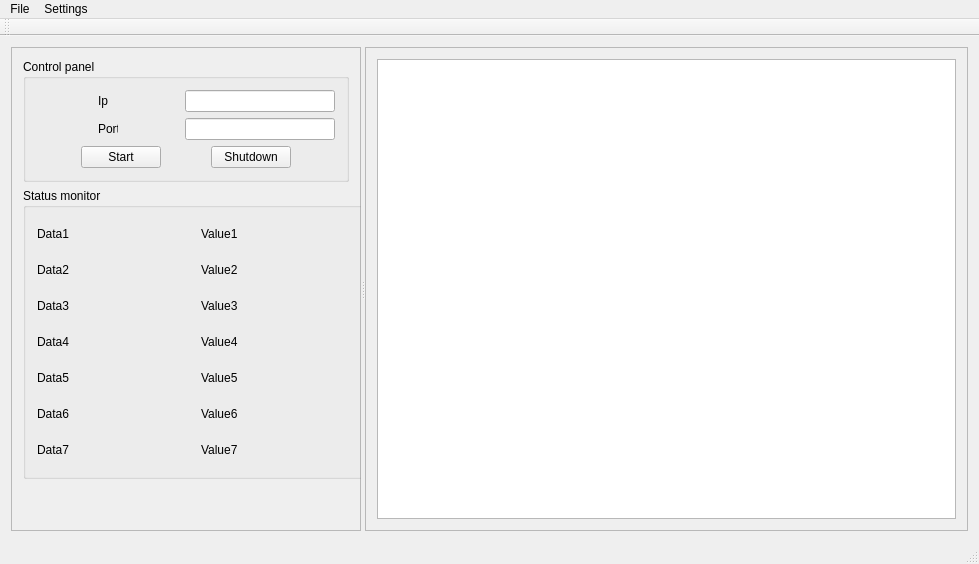
<?xml version="1.0" encoding="UTF-8"?>
<ui version="4.0">
 <class>ServerMainWindow</class>
 <widget class="QMainWindow" name="ServerMainWindow">
  <property name="enabled">
   <bool>true</bool>
  </property>
  <property name="geometry">
   <rect>
    <x>0</x>
    <y>0</y>
    <width>979</width>
    <height>554</height>
   </rect>
  </property>
  <property name="windowTitle">
   <string>ServerMainWindow</string>
  </property>
  <widget class="QWidget" name="centralWidget">
   <layout class="QGridLayout" name="gridLayout_3">
    <item row="0" column="0">
     <widget class="QSplitter" name="splitter">
      <property name="orientation">
       <enum>Qt::Horizontal</enum>
      </property>
      <widget class="QFrame" name="frame">
       <property name="sizePolicy">
        <sizepolicy hsizetype="Minimum" vsizetype="Minimum">
         <horstretch>0</horstretch>
         <verstretch>0</verstretch>
        </sizepolicy>
       </property>
       <property name="minimumSize">
        <size>
         <width>0</width>
         <height>0</height>
        </size>
       </property>
       <property name="maximumSize">
        <size>
         <width>350</width>
         <height>80000</height>
        </size>
       </property>
       <property name="frameShape">
        <enum>QFrame::StyledPanel</enum>
       </property>
       <property name="frameShadow">
        <enum>QFrame::Raised</enum>
       </property>
       <layout class="QGridLayout" name="gridLayout_2">
        <item row="0" column="0">
         <widget class="QGroupBox" name="groupBox">
          <property name="title">
           <string>Control panel</string>
          </property>
          <layout class="QGridLayout" name="gridLayout">
           <item row="0" column="0">
            <layout class="QVBoxLayout" name="verticalLayout">
             <item>
              <layout class="QHBoxLayout" name="horizontalLayout_2">
               <item>
                <spacer name="horizontalSpacer_6">
                 <property name="orientation">
                  <enum>Qt::Horizontal</enum>
                 </property>
                 <property name="sizeHint" stdset="0">
                  <size>
                   <width>40</width>
                   <height>20</height>
                  </size>
                 </property>
                </spacer>
               </item>
               <item>
                <widget class="QLabel" name="ipLabel">
                 <property name="minimumSize">
                  <size>
                   <width>20</width>
                   <height>0</height>
                  </size>
                 </property>
                 <property name="maximumSize">
                  <size>
                   <width>20</width>
                   <height>16777215</height>
                  </size>
                 </property>
                 <property name="text">
                  <string>Ip</string>
                 </property>
                </widget>
               </item>
               <item>
                <spacer name="horizontalSpacer">
                 <property name="orientation">
                  <enum>Qt::Horizontal</enum>
                 </property>
                 <property name="sizeHint" stdset="0">
                  <size>
                   <width>40</width>
                   <height>20</height>
                  </size>
                 </property>
                </spacer>
               </item>
               <item>
                <widget class="QLineEdit" name="ipLineEdit">
                 <property name="minimumSize">
                  <size>
                   <width>150</width>
                   <height>0</height>
                  </size>
                 </property>
                </widget>
               </item>
              </layout>
             </item>
             <item>
              <layout class="QHBoxLayout" name="horizontalLayout">
               <item>
                <spacer name="horizontalSpacer_7">
                 <property name="orientation">
                  <enum>Qt::Horizontal</enum>
                 </property>
                 <property name="sizeHint" stdset="0">
                  <size>
                   <width>40</width>
                   <height>20</height>
                  </size>
                 </property>
                </spacer>
               </item>
               <item>
                <widget class="QLabel" name="portLabel">
                 <property name="minimumSize">
                  <size>
                   <width>20</width>
                   <height>0</height>
                  </size>
                 </property>
                 <property name="maximumSize">
                  <size>
                   <width>20</width>
                   <height>16777215</height>
                  </size>
                 </property>
                 <property name="text">
                  <string>Port</string>
                 </property>
                </widget>
               </item>
               <item>
                <spacer name="horizontalSpacer_2">
                 <property name="orientation">
                  <enum>Qt::Horizontal</enum>
                 </property>
                 <property name="sizeHint" stdset="0">
                  <size>
                   <width>40</width>
                   <height>20</height>
                  </size>
                 </property>
                </spacer>
               </item>
               <item>
                <widget class="QLineEdit" name="portLineEdit">
                 <property name="minimumSize">
                  <size>
                   <width>150</width>
                   <height>0</height>
                  </size>
                 </property>
                </widget>
               </item>
              </layout>
             </item>
             <item>
              <layout class="QHBoxLayout" name="horizontalLayout_3">
               <item>
                <spacer name="horizontalSpacer_4">
                 <property name="orientation">
                  <enum>Qt::Horizontal</enum>
                 </property>
                 <property name="sizeHint" stdset="0">
                  <size>
                   <width>40</width>
                   <height>20</height>
                  </size>
                 </property>
                </spacer>
               </item>
               <item>
                <widget class="QPushButton" name="pushButton">
                 <property name="minimumSize">
                  <size>
                   <width>80</width>
                   <height>0</height>
                  </size>
                 </property>
                 <property name="maximumSize">
                  <size>
                   <width>100</width>
                   <height>16777215</height>
                  </size>
                 </property>
                 <property name="text">
                  <string>Start</string>
                 </property>
                </widget>
               </item>
               <item>
                <spacer name="horizontalSpacer_3">
                 <property name="orientation">
                  <enum>Qt::Horizontal</enum>
                 </property>
                 <property name="sizeHint" stdset="0">
                  <size>
                   <width>40</width>
                   <height>20</height>
                  </size>
                 </property>
                </spacer>
               </item>
               <item>
                <widget class="QPushButton" name="pushButton_2">
                 <property name="minimumSize">
                  <size>
                   <width>80</width>
                   <height>0</height>
                  </size>
                 </property>
                 <property name="maximumSize">
                  <size>
                   <width>100</width>
                   <height>16777215</height>
                  </size>
                 </property>
                 <property name="text">
                  <string>Shutdown</string>
                 </property>
                </widget>
               </item>
               <item>
                <spacer name="horizontalSpacer_5">
                 <property name="orientation">
                  <enum>Qt::Horizontal</enum>
                 </property>
                 <property name="sizeHint" stdset="0">
                  <size>
                   <width>40</width>
                   <height>20</height>
                  </size>
                 </property>
                </spacer>
               </item>
              </layout>
             </item>
            </layout>
           </item>
          </layout>
          <zorder>ipLineEdit</zorder>
          <zorder></zorder>
         </widget>
        </item>
        <item row="3" column="0">
         <spacer name="verticalSpacer_2">
          <property name="orientation">
           <enum>Qt::Vertical</enum>
          </property>
          <property name="sizeHint" stdset="0">
           <size>
            <width>20</width>
            <height>40</height>
           </size>
          </property>
         </spacer>
        </item>
        <item row="2" column="0">
         <widget class="QGroupBox" name="groupBox_2">
          <property name="minimumSize">
           <size>
            <width>350</width>
            <height>250</height>
           </size>
          </property>
          <property name="title">
           <string>Status monitor</string>
          </property>
          <layout class="QGridLayout" name="gridLayout_5">
           <item row="0" column="0">
            <layout class="QVBoxLayout" name="verticalLayout_2">
             <item>
              <layout class="QHBoxLayout" name="horizontalLayout_10">
               <item>
                <widget class="QLabel" name="label_15">
                 <property name="minimumSize">
                  <size>
                   <width>120</width>
                   <height>30</height>
                  </size>
                 </property>
                 <property name="text">
                  <string>Data1</string>
                 </property>
                </widget>
               </item>
               <item>
                <widget class="QLabel" name="label_16">
                 <property name="minimumSize">
                  <size>
                   <width>50</width>
                   <height>30</height>
                  </size>
                 </property>
                 <property name="text">
                  <string>Value1</string>
                 </property>
                </widget>
               </item>
              </layout>
             </item>
             <item>
              <layout class="QHBoxLayout" name="horizontalLayout_11">
               <item>
                <widget class="QLabel" name="label_17">
                 <property name="minimumSize">
                  <size>
                   <width>120</width>
                   <height>30</height>
                  </size>
                 </property>
                 <property name="text">
                  <string>Data2</string>
                 </property>
                </widget>
               </item>
               <item>
                <widget class="QLabel" name="label_18">
                 <property name="minimumSize">
                  <size>
                   <width>50</width>
                   <height>30</height>
                  </size>
                 </property>
                 <property name="text">
                  <string>Value2</string>
                 </property>
                </widget>
               </item>
              </layout>
             </item>
             <item>
              <layout class="QHBoxLayout" name="horizontalLayout_4">
               <item>
                <widget class="QLabel" name="label_3">
                 <property name="minimumSize">
                  <size>
                   <width>120</width>
                   <height>30</height>
                  </size>
                 </property>
                 <property name="text">
                  <string>Data3</string>
                 </property>
                </widget>
               </item>
               <item>
                <widget class="QLabel" name="label_4">
                 <property name="minimumSize">
                  <size>
                   <width>50</width>
                   <height>30</height>
                  </size>
                 </property>
                 <property name="text">
                  <string>Value3</string>
                 </property>
                </widget>
               </item>
              </layout>
             </item>
             <item>
              <layout class="QHBoxLayout" name="horizontalLayout_12">
               <item>
                <widget class="QLabel" name="label_19">
                 <property name="minimumSize">
                  <size>
                   <width>120</width>
                   <height>30</height>
                  </size>
                 </property>
                 <property name="text">
                  <string>Data4</string>
                 </property>
                </widget>
               </item>
               <item>
                <widget class="QLabel" name="label_20">
                 <property name="minimumSize">
                  <size>
                   <width>50</width>
                   <height>30</height>
                  </size>
                 </property>
                 <property name="text">
                  <string>Value4</string>
                 </property>
                </widget>
               </item>
              </layout>
             </item>
             <item>
              <layout class="QHBoxLayout" name="horizontalLayout_13">
               <item>
                <widget class="QLabel" name="label_21">
                 <property name="minimumSize">
                  <size>
                   <width>120</width>
                   <height>30</height>
                  </size>
                 </property>
                 <property name="text">
                  <string>Data5</string>
                 </property>
                </widget>
               </item>
               <item>
                <widget class="QLabel" name="label_22">
                 <property name="minimumSize">
                  <size>
                   <width>50</width>
                   <height>30</height>
                  </size>
                 </property>
                 <property name="text">
                  <string>Value5</string>
                 </property>
                </widget>
               </item>
              </layout>
             </item>
             <item>
              <layout class="QHBoxLayout" name="horizontalLayout_14">
               <item>
                <widget class="QLabel" name="label_23">
                 <property name="minimumSize">
                  <size>
                   <width>120</width>
                   <height>30</height>
                  </size>
                 </property>
                 <property name="text">
                  <string>Data6</string>
                 </property>
                </widget>
               </item>
               <item>
                <widget class="QLabel" name="label_24">
                 <property name="minimumSize">
                  <size>
                   <width>50</width>
                   <height>30</height>
                  </size>
                 </property>
                 <property name="text">
                  <string>Value6</string>
                 </property>
                </widget>
               </item>
              </layout>
             </item>
             <item>
              <layout class="QHBoxLayout" name="horizontalLayout_9">
               <item>
                <widget class="QLabel" name="label_13">
                 <property name="minimumSize">
                  <size>
                   <width>120</width>
                   <height>30</height>
                  </size>
                 </property>
                 <property name="text">
                  <string>Data7</string>
                 </property>
                </widget>
               </item>
               <item>
                <widget class="QLabel" name="label_14">
                 <property name="minimumSize">
                  <size>
                   <width>50</width>
                   <height>30</height>
                  </size>
                 </property>
                 <property name="text">
                  <string>Value7</string>
                 </property>
                </widget>
               </item>
              </layout>
             </item>
            </layout>
           </item>
          </layout>
         </widget>
        </item>
       </layout>
      </widget>
      <widget class="QFrame" name="frame_2">
       <property name="minimumSize">
        <size>
         <width>350</width>
         <height>0</height>
        </size>
       </property>
       <property name="frameShape">
        <enum>QFrame::StyledPanel</enum>
       </property>
       <property name="frameShadow">
        <enum>QFrame::Raised</enum>
       </property>
       <layout class="QGridLayout" name="gridLayout_4">
        <item row="0" column="0">
         <widget class="QTableView" name="tableView"/>
        </item>
       </layout>
      </widget>
     </widget>
    </item>
   </layout>
  </widget>
  <widget class="QMenuBar" name="menuBar">
   <property name="geometry">
    <rect>
     <x>0</x>
     <y>0</y>
     <width>979</width>
     <height>21</height>
    </rect>
   </property>
   <widget class="QMenu" name="menuFile">
    <property name="title">
     <string>File</string>
    </property>
    <addaction name="actionFunction1"/>
    <addaction name="actionFunction2"/>
    <addaction name="actionExit"/>
   </widget>
   <widget class="QMenu" name="menuSettings">
    <property name="title">
     <string>Settings</string>
    </property>
   </widget>
   <addaction name="menuFile"/>
   <addaction name="menuSettings"/>
  </widget>
  <widget class="QToolBar" name="mainToolBar">
   <attribute name="toolBarArea">
    <enum>TopToolBarArea</enum>
   </attribute>
   <attribute name="toolBarBreak">
    <bool>true</bool>
   </attribute>
  </widget>
  <widget class="QStatusBar" name="statusBar"/>
  <action name="actionFunction1">
   <property name="text">
    <string>Function1</string>
   </property>
  </action>
  <action name="actionFunction2">
   <property name="text">
    <string>Function2</string>
   </property>
  </action>
  <action name="actionExit">
   <property name="text">
    <string>Exit</string>
   </property>
  </action>
 </widget>
 <layoutdefault spacing="6" margin="11"/>
 <resources/>
 <connections/>
</ui>
